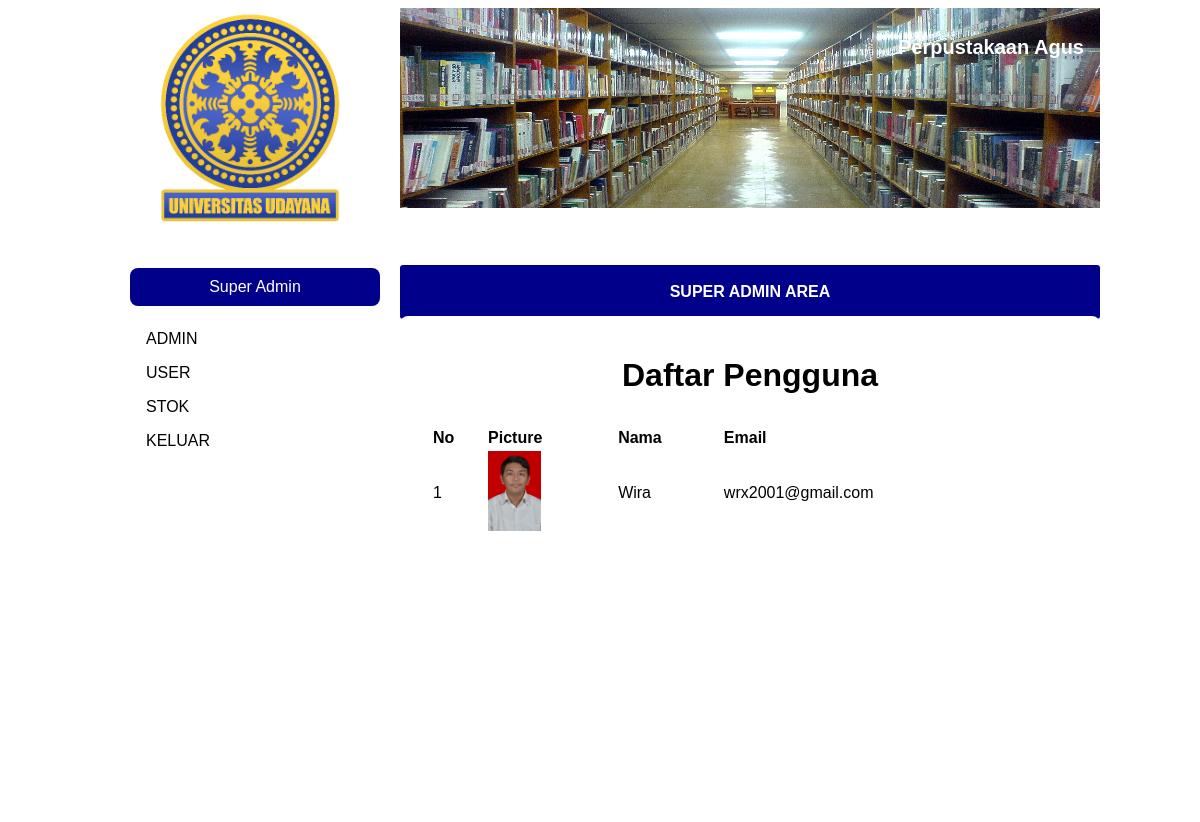
The page /user.php (signed in) on the database its author committed.
### tables this page shows
CREATE TABLE `user` (
  `id_user` int(11) NOT NULL,
  `user_name` varchar(100) NOT NULL,
  `email` varchar(255) NOT NULL,
  `password` varchar(256) NOT NULL,
  `role` enum('suadmin','user','admin','nonaktif') NOT NULL,
  `picture` varchar(255) NOT NULL
);

### koneksi.php (called while the page is built, shortened)
<?php
class database{
	var $host = "localhost";
	var $username = "root";
	var $password = "";
	var $database = "perpustakaan";
	function __construct(){
		$this->koneksi = mysqli_connect($this->host, $this->username, $this->password,$this->database);
	}
}
?>

### user.php (the view, shortened to what this page needs)
<!DOCTYPE html>
<html lang="en">
<head>
    <?php include "style.php"; ?>
    <link rel="stylesheet" href="css/kontak.css">
</head>
<?php
$query = "SELECT * FROM user WHERE role='user';"
?>
<body>
    <div id="main-content">
        <?php include 'header_dan_sidebar.php';?>
        <div id="isi">
                <h1 style="text-align: center;">Daftar Pengguna</h1>
                <table style="text-align: left;padding:10px;width:100%;">
                    <tr>
                        <th>No</th>
                        <th>Picture</th>
                        <th>Nama</th>
                        <th>Email</th>
                    </tr>
                    <?php
                    $count = 1;
                    include_once("koneksi.php");
                    $database = new database();
                    $result = mysqli_query($database->koneksi,$query);
                    while($pj = mysqli_fetch_assoc($result)){
                        echo "<tr>
                                <td>$count</td>
                                <td><img style=\"height:80px;\" src=\"foto/".$pj['picture']."\"></td>
                                <td>".$pj['user_name']."</td>
                                <td>".$pj['email']."</td>
                            </tr>";
                            $count++;
                    }
                    ?>
                </table>
        </div>
    </div>
</body>
</html>

### css/admin.css (style rules this page uses)
body { background-color: white; }

### css/kontak.css (style rules this page uses)
* { font-family: sans-serif; }
#main-content { margin: 0 auto; width: 1000px; height: auto; }
#isi { margin-top: 8px; margin-bottom: 8px; padding: 20px; width: 660px; height: 450px; float: right; background: white; border-radius: 8px; }

### rows shown on the page
user: picture (picture), user_name "Wira", email "wrx2001@gmail.com"
